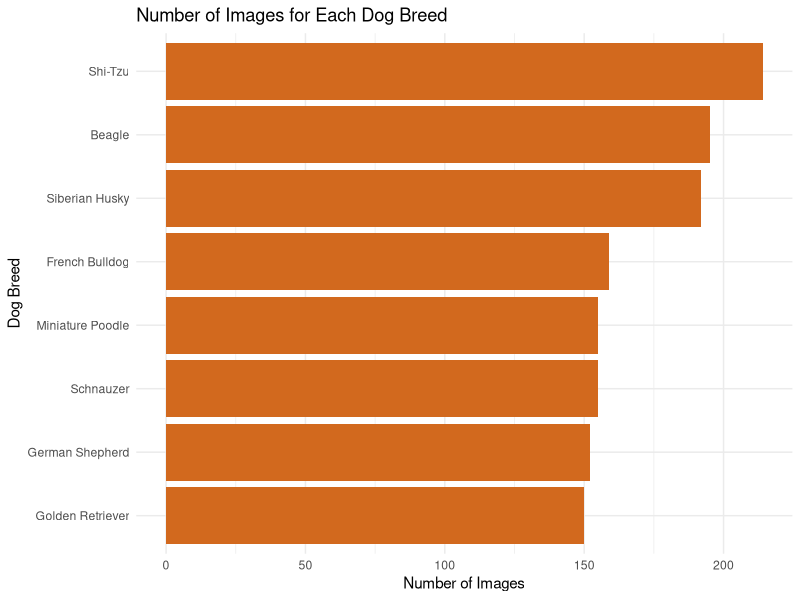

Reproduce this figure in R.
## ---- chunk 1
knitr::opts_chunk$set(echo = TRUE)
## ---- chunk 2
library(tidyverse)

breedcount <- data.frame(breeds = c('French Bulldog', 'Schnauzer', 'German Shepherd', 'Miniature Poodle', 'Golden Retriever', 'Beagle', 'Shi-Tzu', 'Siberian Husky'), count = c(159,155,152,155,150,195,214,192))

breedcount <- breedcount %>% arrange(count) %>% mutate(breeds = fct_inorder(breeds))

ggplot(breedcount,aes(y=breeds,x=count)) + geom_histogram(stat='identity', fill='chocolate') + theme_minimal() + 
  labs(x='Number of Images',y='Dog Breed',title='Number of Images for Each Dog Breed')
